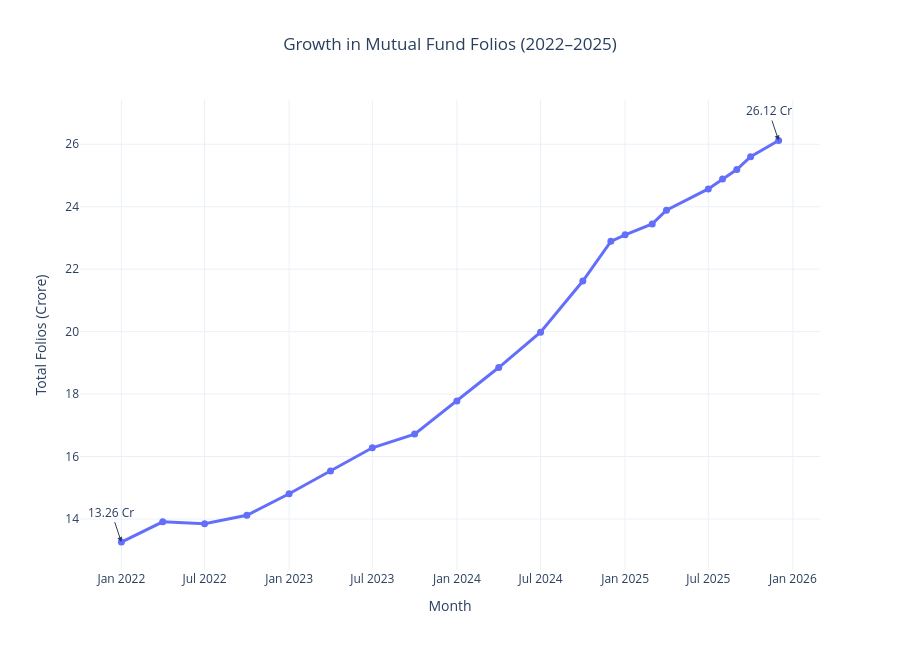

Here is the notebook cell this chart was saved with:
### Code cell
import plotly.express as px

fig = px.line(
    folio_df,
    x="month",
    y="total_folios_crore",
    markers=True,
    title="Growth in Mutual Fund Folios (2022–2025)",
    labels={
        "month":"Month",
        "total_folios_crore":"Total Folios (Crore)"
    },
    template="plotly_white"
)

# Starting milestone
fig.add_annotation(
    x="2022-01-01",
    y=13.26,
    text="13.26 Cr",
    showarrow=True,
    arrowhead=2
)

# Ending milestone
fig.add_annotation(
    x="2025-12-01",
    y=26.12,
    text="26.12 Cr",
    showarrow=True,
    arrowhead=2
)

fig.update_traces(
    line=dict(width=3),
    marker=dict(size=7)
)

fig.update_layout(
    title_x=0.5,
    hovermode="x unified",
    height=650
)

fig.show()

### Figure 1 — Plotly figure (JSON) as saved in the notebook; plotly's stock layout.template omitted (floating-point values rounded to 4 significant figures)
{"data": [{"hovertemplate": "Month=%{x}<br>Total Folios (Crore)=%{y}<extra></extra>", "legendgroup": "", "line": {"color": "#636efa", "dash": "solid", "width": 3}, "marker": {"size": 7, "symbol": "circle"}, "mode": "lines+markers", "name": "", "orientation": "v", "showlegend": false, "type": "scatter", "x": ["2022-01-01T00:00:00", "2022-04-01T00:00:00", "2022-07-01T00:00:00", "2022-10-01T00:00:00", "2023-01-01T00:00:00", "2023-04-01T00:00:00", "2023-07-01T00:00:00", "2023-10-01T00:00:00", "2024-01-01T00:00:00", "2024-04-01T00:00:00", "2024-07-01T00:00:00", "2024-10-01T00:00:00", "2024-12-01T00:00:00", "2025-01-01T00:00:00", "2025-03-01T00:00:00", "2025-04-01T00:00:00", "2025-07-01T00:00:00", "2025-08-01T00:00:00", "2025-09-01T00:00:00", "2025-10-01T00:00:00", "2025-12-01T00:00:00"], "xaxis": "x", "y": [13.26, 13.91, 13.85, 14.12, 14.81, 15.54, 16.28, 16.72, 17.78, 18.85, 19.98, 21.62, 22.89, 23.1, 23.45, 23.89, 24.57, 24.89, 25.19, 25.6, 26.12], "yaxis": "y"}], "layout": {"annotations": [{"arrowhead": 2, "showarrow": true, "text": "13.26 Cr", "x": "2022-01-01", "y": 13.26}, {"arrowhead": 2, "showarrow": true, "text": "26.12 Cr", "x": "2025-12-01", "y": 26.12}], "height": 650, "hovermode": "x unified", "legend": {"tracegroupgap": 0}, "title": {"text": "Growth in Mutual Fund Folios (2022–2025)", "x": 0.5}, "xaxis": {"anchor": "y", "domain": [0, 1], "title": {"text": "Month"}}, "yaxis": {"anchor": "x", "domain": [0, 1], "title": {"text": "Total Folios (Crore)"}}}}
